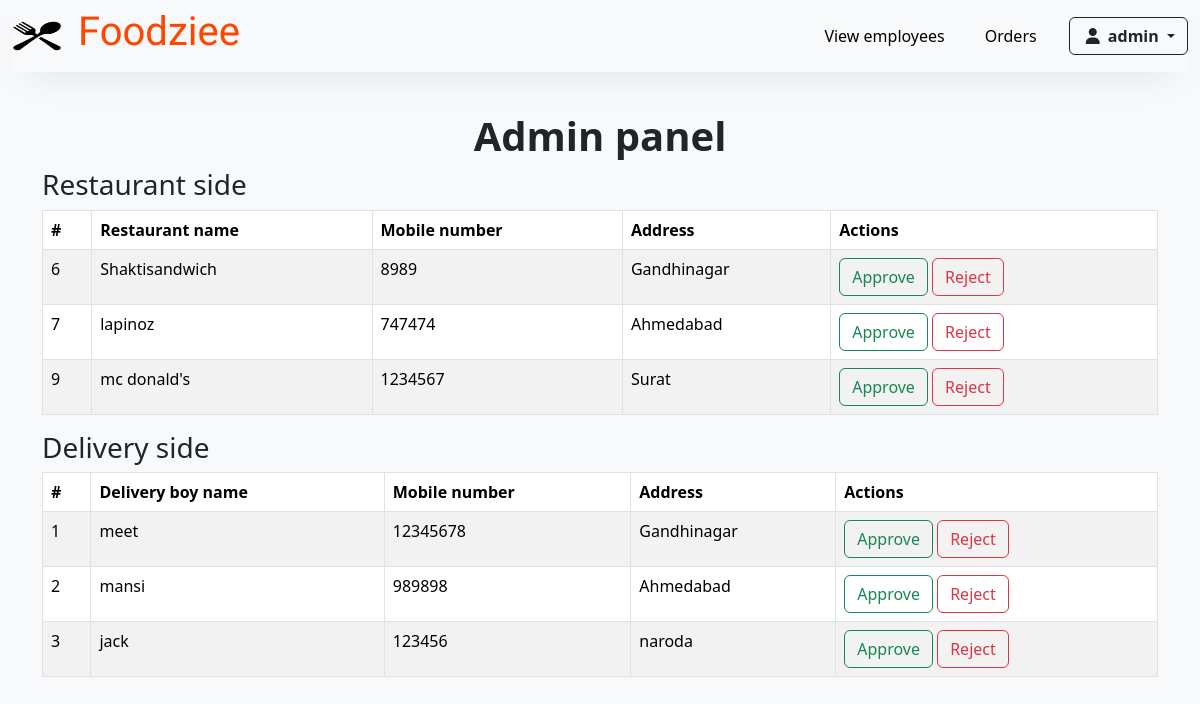
Page /admin/admin.php (signed in) on the committed database.
### tables this page shows
CREATE TABLE `r_o_details` (
  `r_o_id` int(11) NOT NULL,
  `r_o_name` varchar(25) NOT NULL,
  `r_o_email` varchar(30) NOT NULL,
  `r_o_phone` int(10) NOT NULL,
  `r_o_username` varchar(15) NOT NULL,
  `r_o_password` varchar(10) NOT NULL,
  `r_o_address` varchar(300) NOT NULL,
  `r_o_bankname` varchar(10) NOT NULL,
  `r_o_branchname` varchar(10) NOT NULL,
  `r_o_account` int(20) NOT NULL,
  `r_o_ifsc` int(12) NOT NULL,
  `res_name` varchar(20) NOT NULL,
  `res_email` varchar(30) NOT NULL,
  `res_phone` varchar(10) NOT NULL,
  `res_address` varchar(300) NOT NULL,
  `res_fssai` varchar(20) NOT NULL,
  `status` int(11) NOT NULL DEFAULT 1,
  `date/time` timestamp NOT NULL DEFAULT current_timestamp() ON UPDATE current_timestamp(),
  `Requests` varchar(50) NOT NULL DEFAULT 'Pending'
);

CREATE TABLE `d_details` (
  `d_id` int(11) NOT NULL,
  `d_name` varchar(20) NOT NULL,
  `d_email` varchar(30) NOT NULL,
  `d_phone` int(10) NOT NULL,
  `d_username` varchar(20) NOT NULL,
  `d_password` varchar(10) NOT NULL,
  `d_address` varchar(300) NOT NULL,
  `d_vehicle_type` varchar(12) NOT NULL,
  `d_vehicle_rc` varchar(20) NOT NULL,
  `d_license` varchar(20) NOT NULL,
  `d_bankname` varchar(20) NOT NULL,
  `d_branchname` varchar(20) NOT NULL,
  `d_account` varchar(20) NOT NULL,
  `d_ifsc` varchar(20) NOT NULL,
  `status` int(11) NOT NULL DEFAULT 1,
  `date` timestamp NOT NULL DEFAULT current_timestamp() ON UPDATE current_timestamp(),
  `Requests` varchar(50) NOT NULL DEFAULT 'Pending'
);

### admin/admin.php (the view, shortened to what this page needs)
<?php include '../inc-cus/link.php';?>
<!doctype html>
<html lang="en">
<head>
</head>
<body class="bg-light">
    <?php
      include 'a-header.php';
      ?>
    <h1>Admin panel</h1>
    <div class="container">
    <?php if (!isset($_SESSION['admin_logged_in'])): ?>
            <p>Please log in to access the restaurant and delivery sides.</p>
        <?php else: ?>
        <h3>Restaurant side</h3>
        <?php
        $sql="SELECT * FROM r_o_details WHERE Requests='Pending'";
        $result = mysqli_query($con, $sql);
        ?>
        <table class="table table-bordered table-hover table-striped">
            <thead>
                <th>#</th>
                <th>Restaurant name</th>
                <th>Mobile number</th>
                <th>Address</th>
                <th>Actions</th>
            </thead>
            <tbody>
                <?php while ($row=$result->fetch_assoc())
                {?>
                <tr>
                <td><?php echo $row['r_o_id']?></td>
                <td><?php echo $row['res_name']?></td>
                <td><?php echo $row['res_phone']?></td>
                <td><?php echo $row['res_address']?></td>
                <td>
                <form action="<?php echo $_SERVER['PHP_SELF']; ?>" method="POST" style="display:inline;">
                    <input type="submit" class="btn btn-outline-success" name="approve" value="Approve">
                </form>
                <form action="<?php echo $_SERVER['PHP_SELF']; ?>" method="POST" style="display:inline;">
                    <input type="submit" class="btn btn-outline-danger" name="reject" value="Reject">
                </form>
                </td>
                </tr>
                <?php } ?>
            </tbody>
        </table>
    </div>
    <div class="container">
        <h3>Delivery side</h3>
        <?php
        $sql="SELECT * FROM d_details WHERE Requests='Pending'";
        $result = mysqli_query($con, $sql);
        ?>
        <table class="table table-bordered table-hover table-striped">
            <thead>
                <th>#</th>
                <th>Delivery boy name</th>
                <th>Mobile number</th>
                <th>Address</th>
                <th>Actions</th>
            </thead>
            <tbody>
                <?php while ($row=$result->fetch_assoc())
                {?>
                <tr>
                <td><?php echo $row['d_id']?></td>
                <td><?php echo $row['d_name']?></td>
                <td><?php echo $row['d_phone']?></td>
                <td><?php echo $row['d_address']?></td>
                <td>
                <form action="<?php echo $_SERVER['PHP_SELF']; ?>" method="POST" style="display:inline;">
                    <input type="submit" class="btn btn-outline-success" name="approvee" value="Approve">
                </form>
                <form action="<?php echo $_SERVER['PHP_SELF']; ?>" method="POST" style="display:inline;">
                    <input type="submit" class="btn btn-outline-danger" name="rejectt" value="Reject">
                </form>
                </td>
                </tr>
                <?php } ?>
            </tbody>
        </table>
    </div>
    <?php endif; ?>
</body>
</html>

### inc-cus/link.php (shortened to what this page needs)
<link href="https://cdn.jsdelivr.net/npm/bootstrap@5.3.3/dist/css/bootstrap.min.css" rel="stylesheet">
<link rel="stylesheet" href="style.css">
<link rel="stylesheet" href="https://cdnjs.cloudflare.com/ajax/libs/font-awesome/6.6.0/css/all.min.css"/>
<link rel="stylesheet" href="https://cdnjs.cloudflare.com/ajax/libs/OwlCarousel2/2.3.4/assets/owl.carousel.css"/>
<link rel="stylesheet" href="https://cdnjs.cloudflare.com/ajax/libs/OwlCarousel2/2.3.4/assets/owl.theme.default.css"/>

### admin/a-header.php (shortened to what this page needs)
<header>
        <div class="container-fluid">
            <nav class="navbar navbar-expand-lg navbar-light bg-light">
                <img src="../Imgs/logo/final.png" alt="" class="navbar-brand img-fluid"
                    style="max-width: 50px; max-height: 40px;">
                <h4 style="font-family: 'Nerko One'; font-size:40px; color:orangered;">Foodziee</h4>
                <div class="collapse navbar-collapse" id="navbarSupportedContent">
                    <ul class="navbar-nav ms-auto">
                        <li class="nav-item me-lg-4">
                            <a class="nav-link" href="request.php">View employees</a>
                        </li>
                        <li class="nav-item me-lg-4">
                            <a class="nav-link" href="#">Orders</a>
                        </li>
                    </ul>
                    <div class="d-flex">
                        <?php
                  if(isset($_SESSION['admin_logged_in']) && $_SESSION['admin_logged_in']==true)
                  {
                    echo<<<data
                    <div class="btn-group">
                      <button type="button" class="btn btn-outline-dark dropdown-toggle" data-bs-toggle="dropdown" data-bs-display="static" aria-expanded="false">
                       <i class="fa-solid fa-user px-1">
                       </i>
                       <span style="font-weight: bold;">$_SESSION[name]</span>
                    </button>
                    <ul class="dropdown-menu dropdown-menu-lg-end">
                      <li><a class="dropdown-item" href="profile.php">Profile</a></li>
                      <li><a class="dropdown-item" href="logouta.php">Log-out</a></li>
                    </ul>
                  </div>
                  data;
                  }
                  else {
                    echo <<<data
                <button type="submit" class="btn btn-outline-dark me-lg-3 me-2" data-bs-toggle="modal" data-bs-target="#loginModal">Login</button>
                data;
                }
                  ?>
                    </div>
                </div>
            </nav>
</header>

### style.css (style rules this page uses)
.navbar { box-shadow: 0 15px 40px -20px rgba(6, 27, 103, 0.15); }
.navbar img { width: 101px; height: 100px; }
.nav-link { color:black; }

### admin/admin.php (style rules this page uses)
h1 { text-align: center; font-size: 2.5em; font-weight: bold; padding-top: 1em; }

### rows in the picture
r_o_details: r_o_id "6", res_name "Shaktisandwich", res_phone "8989", res_address "Gandhinagar"
r_o_details: r_o_id "7", res_name "lapinoz", res_phone "747474", res_address "Ahmedabad"
r_o_details: r_o_id "9", res_name "mc donald's", res_phone "1234567", res_address "Surat"
d_details: d_id "1", d_name "meet", d_phone "12345678", d_address "Gandhinagar"
d_details: d_id "2", d_name "mansi", d_phone "989898", d_address "Ahmedabad"
d_details: d_id "3", d_name "jack", d_phone "123456", d_address "naroda"

### other values in the picture
$_SESSION[name] "admin"
